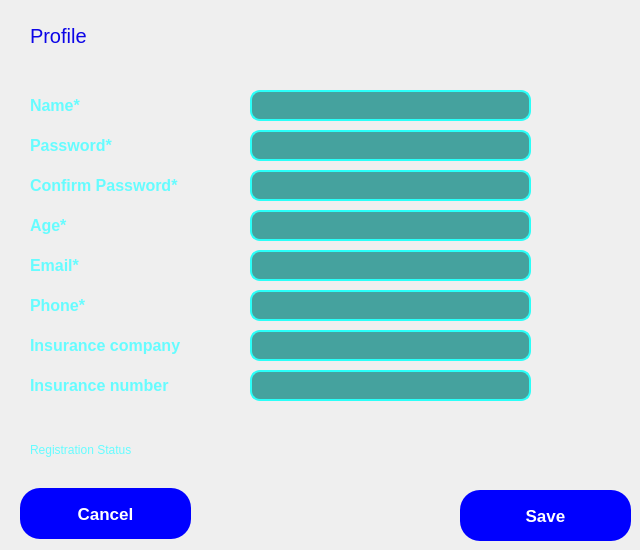
    <widget class="QWidget" name="Edit_Profile">
     <widget class="QLineEdit" name="pass_edit">
      <property name="geometry">
       <rect>
        <x>250</x>
        <y>130</y>
        <width>281</width>
        <height>31</height>
       </rect>
      </property>
      <property name="font">
       <font>
        <pointsize>11</pointsize>
        <italic>false</italic>
        <bold>false</bold>
       </font>
      </property>
      <property name="styleSheet">
       <string notr="true">QLineEdit
{
color: rgb(255, 255, 255);
border: 2px solid;
border-color: rgb(42, 255, 248);
background-color: rgb(69, 162, 158);
border-radius: 10px;
padding-left: 10px;
font: 11pt &quot;Segoe UI&quot;;
}</string>
      </property>
      <property name="text">
       <string/>
      </property>
      <property name="echoMode">
       <enum>QLineEdit::Password</enum>
      </property>
     </widget>
     <widget class="QLabel" name="registerstatus_2">
      <property name="geometry">
       <rect>
        <x>30</x>
        <y>440</y>
        <width>591</width>
        <height>20</height>
       </rect>
      </property>
      <property name="styleSheet">
       <string notr="true">color: rgb(102, 252, 255);
</string>
      </property>
      <property name="text">
       <string>Registration Status</string>
      </property>
     </widget>
     <widget class="QLineEdit" name="inscomp_edit">
      <property name="geometry">
       <rect>
        <x>250</x>
        <y>330</y>
        <width>281</width>
        <height>31</height>
       </rect>
      </property>
      <property name="font">
       <font>
        <pointsize>11</pointsize>
        <italic>false</italic>
        <bold>false</bold>
       </font>
      </property>
      <property name="styleSheet">
       <string notr="true">QLineEdit
{
color: rgb(255, 255, 255);
border: 2px solid;
border-color: rgb(42, 255, 248);
background-color: rgb(69, 162, 158);
border-radius: 10px;
padding-left: 10px;
font: 11pt &quot;Segoe UI&quot;;
}</string>
      </property>
     </widget>
     <widget class="QLabel" name="label_54">
      <property name="geometry">
       <rect>
        <x>30</x>
        <y>170</y>
        <width>191</width>
        <height>30</height>
       </rect>
      </property>
      <property name="font">
       <font>
        <pointsize>12</pointsize>
        <bold>true</bold>
       </font>
      </property>
      <property name="styleSheet">
       <string notr="true">color: rgb(102, 252, 255);</string>
      </property>
      <property name="text">
       <string>Confirm Password*</string>
      </property>
     </widget>
     <widget class="QLineEdit" name="name_edit">
      <property name="geometry">
       <rect>
        <x>250</x>
        <y>90</y>
        <width>281</width>
        <height>31</height>
       </rect>
      </property>
      <property name="sizePolicy">
       <sizepolicy hsizetype="Expanding" vsizetype="Fixed">
        <horstretch>0</horstretch>
        <verstretch>0</verstretch>
       </sizepolicy>
      </property>
      <property name="font">
       <font>
        <pointsize>11</pointsize>
        <italic>false</italic>
        <bold>false</bold>
       </font>
      </property>
      <property name="styleSheet">
       <string notr="true">QLineEdit
{
color: rgb(255, 255, 255);
border: 2px solid;
border-color: rgb(42, 255, 248);
background-color: rgb(69, 162, 158);
border-radius: 10px;
padding-left: 10px;
font: 11pt &quot;Segoe UI&quot;;
}</string>
      </property>
      <property name="text">
       <string/>
      </property>
     </widget>
     <widget class="QLineEdit" name="confpass_edit">
      <property name="geometry">
       <rect>
        <x>250</x>
        <y>170</y>
        <width>281</width>
        <height>31</height>
       </rect>
      </property>
      <property name="font">
       <font>
        <pointsize>11</pointsize>
        <italic>false</italic>
        <bold>false</bold>
       </font>
      </property>
      <property name="styleSheet">
       <string notr="true">QLineEdit
{
color: rgb(255, 255, 255);
border: 2px solid;
border-color: rgb(42, 255, 248);
background-color: rgb(69, 162, 158);
border-radius: 10px;
padding-left: 10px;
font: 11pt &quot;Segoe UI&quot;;
}</string>
      </property>
      <property name="echoMode">
       <enum>QLineEdit::Password</enum>
      </property>
     </widget>
     <widget class="QLabel" name="label_56">
      <property name="geometry">
       <rect>
        <x>30</x>
        <y>330</y>
        <width>211</width>
        <height>31</height>
       </rect>
      </property>
      <property name="font">
       <font>
        <pointsize>12</pointsize>
        <bold>true</bold>
       </font>
      </property>
      <property name="styleSheet">
       <string notr="true">color: rgb(102, 252, 255);</string>
      </property>
      <property name="text">
       <string>Insurance company</string>
      </property>
     </widget>
     <widget class="QLineEdit" name="age_edit">
      <property name="geometry">
       <rect>
        <x>250</x>
        <y>210</y>
        <width>281</width>
        <height>31</height>
       </rect>
      </property>
      <property name="font">
       <font>
        <pointsize>11</pointsize>
        <italic>false</italic>
        <bold>false</bold>
       </font>
      </property>
      <property name="styleSheet">
       <string notr="true">QLineEdit
{
color: rgb(255, 255, 255);
border: 2px solid;
border-color: rgb(42, 255, 248);
background-color: rgb(69, 162, 158);
border-radius: 10px;
padding-left: 10px;
font: 11pt &quot;Segoe UI&quot;;
}</string>
      </property>
     </widget>
     <widget class="QLabel" name="label_57">
      <property name="geometry">
       <rect>
        <x>30</x>
        <y>130</y>
        <width>131</width>
        <height>30</height>
       </rect>
      </property>
      <property name="font">
       <font>
        <pointsize>12</pointsize>
        <bold>true</bold>
       </font>
      </property>
      <property name="styleSheet">
       <string notr="true">color: rgb(102, 252, 255);</string>
      </property>
      <property name="text">
       <string>Password*</string>
      </property>
     </widget>
     <widget class="QLabel" name="label_58">
      <property name="geometry">
       <rect>
        <x>30</x>
        <y>90</y>
        <width>71</width>
        <height>30</height>
       </rect>
      </property>
      <property name="font">
       <font>
        <pointsize>12</pointsize>
        <bold>true</bold>
       </font>
      </property>
      <property name="styleSheet">
       <string notr="true">color: rgb(102, 252, 255);</string>
      </property>
      <property name="text">
       <string>Name*</string>
      </property>
     </widget>
     <widget class="QLabel" name="label_59">
      <property name="geometry">
       <rect>
        <x>30</x>
        <y>210</y>
        <width>63</width>
        <height>30</height>
       </rect>
      </property>
      <property name="font">
       <font>
        <pointsize>12</pointsize>
        <bold>true</bold>
       </font>
      </property>
      <property name="styleSheet">
       <string notr="true">color: rgb(102, 252, 255);</string>
      </property>
      <property name="text">
       <string>Age*</string>
      </property>
     </widget>
     <widget class="QPushButton" name="cancel">
      <property name="geometry">
       <rect>
        <x>20</x>
        <y>488</y>
        <width>171</width>
        <height>51</height>
       </rect>
      </property>
      <property name="font">
       <font>
        <pointsize>13</pointsize>
        <italic>false</italic>
        <bold>true</bold>
       </font>
      </property>
      <property name="styleSheet">
       <string notr="true">QPushButton
{
color: rgb(255, 255, 255);
background-color: rgb(0, 0, 255);
font: 700 13pt &quot;Segoe UI&quot;;
border-radius: 20px;
}</string>
      </property>
      <property name="text">
       <string>Cancel</string>
      </property>
     </widget>
     <widget class="QLabel" name="profile_name">
      <property name="geometry">
       <rect>
        <x>30</x>
        <y>20</y>
        <width>531</width>
        <height>31</height>
       </rect>
      </property>
      <property name="font">
       <font>
        <pointsize>15</pointsize>
       </font>
      </property>
      <property name="styleSheet">
       <string notr="true">color: rgb(12, 5, 231);</string>
      </property>
      <property name="text">
       <string>Profile</string>
      </property>
     </widget>
     <widget class="QLineEdit" name="insnum_edit">
      <property name="geometry">
       <rect>
        <x>250</x>
        <y>370</y>
        <width>281</width>
        <height>31</height>
       </rect>
      </property>
      <property name="font">
       <font>
        <pointsize>11</pointsize>
        <italic>false</italic>
        <bold>false</bold>
       </font>
      </property>
      <property name="styleSheet">
       <string notr="true">QLineEdit
{
color: rgb(255, 255, 255);
border: 2px solid;
border-color: rgb(42, 255, 248);
background-color: rgb(69, 162, 158);
border-radius: 10px;
padding-left: 10px;
font: 11pt &quot;Segoe UI&quot;;
}</string>
      </property>
     </widget>
     <widget class="QLabel" name="label_61">
      <property name="geometry">
       <rect>
        <x>30</x>
        <y>250</y>
        <width>71</width>
        <height>30</height>
       </rect>
      </property>
      <property name="font">
       <font>
        <pointsize>12</pointsize>
        <bold>true</bold>
       </font>
      </property>
      <property name="styleSheet">
       <string notr="true">color: rgb(102, 252, 255);</string>
      </property>
      <property name="text">
       <string>Email*</string>
      </property>
     </widget>
     <widget class="QPushButton" name="save_edit">
      <property name="geometry">
       <rect>
        <x>460</x>
        <y>490</y>
        <width>171</width>
        <height>51</height>
       </rect>
      </property>
      <property name="font">
       <font>
        <pointsize>13</pointsize>
        <italic>false</italic>
        <bold>true</bold>
       </font>
      </property>
      <property name="styleSheet">
       <string notr="true">QPushButton
{
color: rgb(255, 255, 255);
background-color: rgb(0, 0, 255);
font: 700 13pt &quot;Segoe UI&quot;;
border-radius: 20px;
}</string>
      </property>
      <property name="text">
       <string>Save</string>
      </property>
     </widget>
     <widget class="QLineEdit" name="phone_edit">
      <property name="geometry">
       <rect>
        <x>250</x>
        <y>290</y>
        <width>281</width>
        <height>31</height>
       </rect>
      </property>
      <property name="font">
       <font>
        <pointsize>11</pointsize>
        <italic>false</italic>
        <bold>false</bold>
       </font>
      </property>
      <property name="styleSheet">
       <string notr="true">QLineEdit
{
color: rgb(255, 255, 255);
border: 2px solid;
border-color: rgb(42, 255, 248);
background-color: rgb(69, 162, 158);
border-radius: 10px;
padding-left: 10px;
font: 11pt &quot;Segoe UI&quot;;
}</string>
      </property>
     </widget>
     <widget class="QLabel" name="label_62">
      <property name="geometry">
       <rect>
        <x>30</x>
        <y>370</y>
        <width>211</width>
        <height>31</height>
       </rect>
      </property>
      <property name="font">
       <font>
        <pointsize>12</pointsize>
        <bold>true</bold>
       </font>
      </property>
      <property name="styleSheet">
       <string notr="true">color: rgb(102, 252, 255);</string>
      </property>
      <property name="text">
       <string>Insurance number</string>
      </property>
     </widget>
     <widget class="QLineEdit" name="email_edit">
      <property name="geometry">
       <rect>
        <x>250</x>
        <y>250</y>
        <width>281</width>
        <height>31</height>
       </rect>
      </property>
      <property name="font">
       <font>
        <pointsize>11</pointsize>
        <italic>false</italic>
        <bold>false</bold>
       </font>
      </property>
      <property name="styleSheet">
       <string notr="true">QLineEdit
{
color: rgb(255, 255, 255);
border: 2px solid;
border-color: rgb(42, 255, 248);
background-color: rgb(69, 162, 158);
border-radius: 10px;
padding-left: 10px;
font: 11pt &quot;Segoe UI&quot;;
}</string>
      </property>
     </widget>
     <widget class="QLabel" name="label_63">
      <property name="geometry">
       <rect>
        <x>30</x>
        <y>290</y>
        <width>81</width>
        <height>31</height>
       </rect>
      </property>
      <property name="font">
       <font>
        <pointsize>12</pointsize>
        <bold>true</bold>
       </font>
      </property>
      <property name="styleSheet">
       <string notr="true">color: rgb(102, 252, 255);</string>
      </property>
      <property name="text">
       <string>Phone*</string>
      </property>
     </widget>
    </widget>
